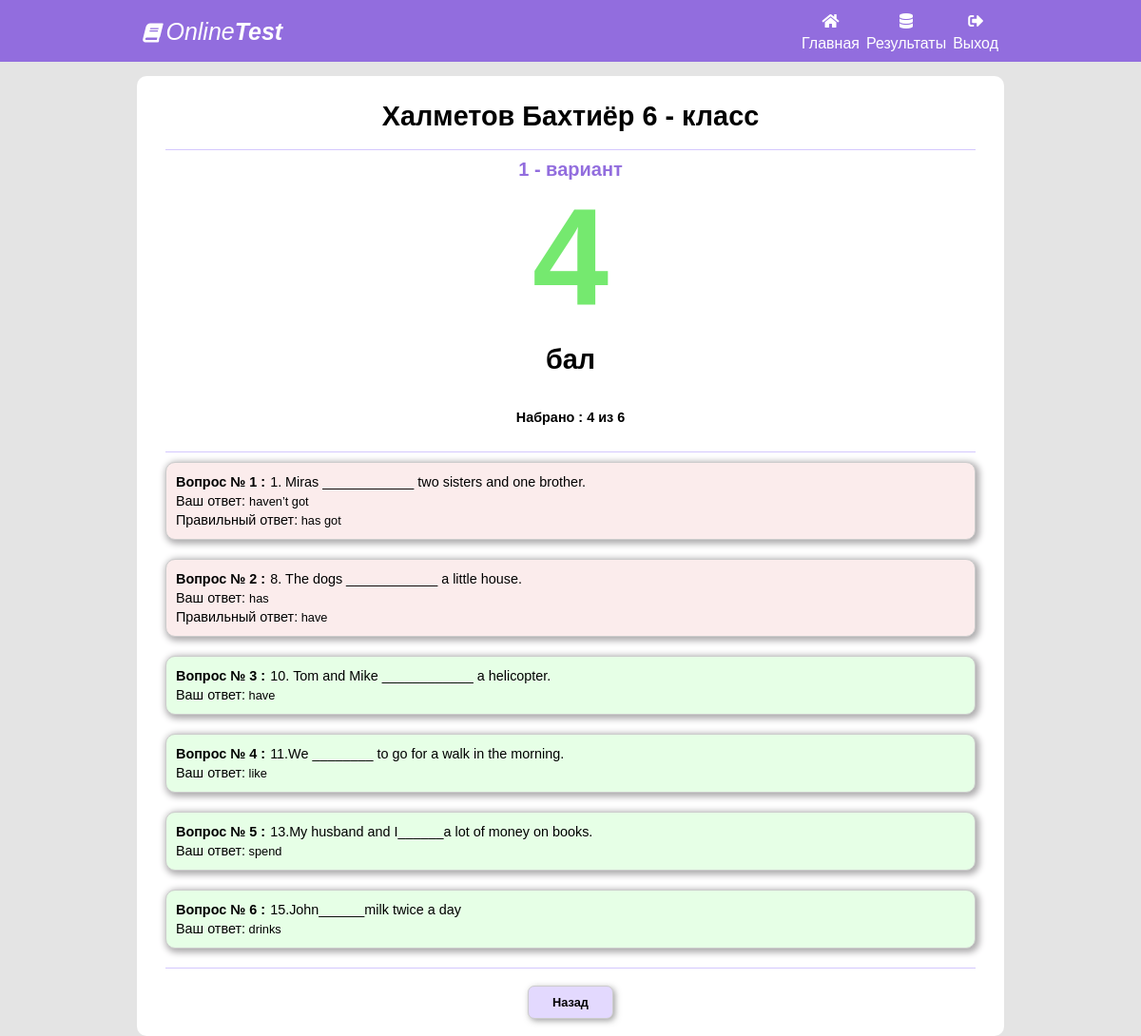
/analize/62 (signed in), run on the app's committed database.
### main/models.py (models this page shows, shortened)
class UserTestItem(models.Model):
    title = models.CharField(max_length=200, blank=True)
    test = models.ForeignKey(Test, on_delete=models.CASCADE, default="")
    user = models.ForeignKey(User, on_delete=models.CASCADE, default="")
    start_date = models.DateTimeField()
    stop_date = models.DateTimeField()
    ball = models.IntegerField(default=0)
    count_question = models.IntegerField(default=0)
    true_question = models.IntegerField(default=0)

class User(models.Model):
    first_name = models.CharField(max_length=300)
    last_name = models.CharField(max_length=300)
    clas = models.ForeignKey(Class, on_delete=models.CASCADE)
    ball = models.IntegerField(default=0)
    rating = models.IntegerField(default=0)

class Class(models.Model):
    title = models.CharField(max_length=300)

class Test(models.Model):
    title = models.CharField(max_length=300, blank=True, default="")
    subject = models.ForeignKey(Subject, on_delete=models.CASCADE)
    clas = models.ForeignKey(Class, on_delete=models.CASCADE)
    start_time = models.DateTimeField()
    stop_time = models.DateTimeField()
    limit = models.IntegerField(default=40)
    description = models.TextField()

class UserTestItemVariant(models.Model):
    user_test_item = models.ForeignKey(UserTestItem, on_delete=models.CASCADE)
    test_item = models.ForeignKey(TestItem, on_delete=models.CASCADE)
    user_variant = models.IntegerField(default=0)
    correct_variant = models.IntegerField(default=0)
    ball = models.IntegerField(default=0)

class TestItem(models.Model):
    test = models.ForeignKey(Test, on_delete=models.CASCADE)
    question = models.TextField()
    answer_1 = models.TextField()
    answer_2 = models.TextField()
    answer_3 = models.TextField()
    answer_4 = models.TextField()
    answer_5 = models.TextField()
    correct_answer = models.IntegerField()

### main/views.py (the view)
# urls.py: path('analize/<int:test_id>', analizeHandler),
def analizeHandler(request, test_id):
    test_info = None
    test_id = test_id
    test_user_item_variants = []
    if not request.user.is_authenticated:
        tests = []
        current_user = request.session.get('user_id', None)
        if current_user:
            current_user = User.objects.get(id=int(current_user))
            if current_user:
                test_info = UserTestItem.objects.filter(user__id=int(current_user.id)).filter(id=test_id)
                if test_info:
                    test_info = test_info[0]
    else:
        test_info = UserTestItem.objects.get(id=test_id)
    if test_info:
        test_user_item_variants = UserTestItemVariant.objects.filter(user_test_item__id = test_id)
    return render(request, 'analize.html', {'test_user_item_variants':test_user_item_variants, 'test_info':test_info})

### templates/analize.html (shortened to what this page needs)
<!DOCTYPE html>
<html>
<head>
	<link rel="stylesheet" type="text/css" href="/static/style2.css">
	<link rel="stylesheet" href="https://use.fontawesome.com/releases/v5.6.1/css/all.css"
>
</head>
<body>
<div class="body">
<div class="nav">
	<div class="nav-bar">
	<div class="head-left" style="font-style:italic;">
		<i class="fa fa-book" style="font-style:italic; font-size:20px;"></i>	Online<b>Test</b>
	</div>
	<div class="head-right">
		<div class="alla">
			<a href="/" class="nav-link">
				<i class="fas fa-home"></i>
				<span>Главная</span>
			</a>
		</div>
		<div class="alla">
			<a href="/results" class="nav-link">
				<i class="fas fa-database"></i>
				<span>Результаты</span>
			</a>
		</div>
		<div class="alla">
			<a href="/davay" class="nav-link">
				<i class="fas fa-sign-out-alt"></i>
				<span>Выход</span>
			</a>
		</div>
	</div>
	</div>
</div>
<div class="container">
	<div class="left-container"><br>
		{% if test_info %}
		<h1>{{ test_info.user.last_name }} {{ test_info.user.first_name }} {{ test_info.user.clas.title }}</h1>
		<hr class="hr-2">
		<center class="subject-1">
			{{ test_info.test.title }}
		</center>
		<div class="ball">
			{{ test_info.ball }}<br>
			<h1>бал</h1>
		</div>
		<br>
		<div class="count" style="text-align: center;margin: 0">Набрано : {{ test_info.ball }} из {{ test_info.count_question }}</div>
		<br>
		<hr class="hr-2">
		{% for ti in test_user_item_variants %}
		<div class="answer-list {% if ti.user_variant == ti.correct_variant %} bg-gren {% else %} bg-red {% endif %} ">
			<span class="question-1">Вопрос № {{ forloop.counter }} :</span><span class="question-2">{{ ti.test_item.question }}</span><br>
			{% if ti.user_variant != ti.correct_variant %}
			<span class="question-2">Ваш ответ: </span>
			{% if ti.user_variant == 2 %} {{ ti.test_item.answer_2 }} {% endif %}
			<br>
			<span class="question-2">Правильный ответ:</span>
			{% if ti.correct_variant == 1 %} {{ ti.test_item.answer_1 }} {% endif %}
			{% if ti.correct_variant == 3 %} {{ ti.test_item.answer_3 }} {% endif %}
			<br>
			{% else %}
			<span class="question-2">Ваш ответ:</span>
			{% if ti.user_variant == 3 %} {{ ti.test_item.answer_3 }} {% endif %}
			{% if ti.user_variant == 4 %} {{ ti.test_item.answer_4 }} {% endif %}
			{% if ti.user_variant == 5 %} {{ ti.test_item.answer_5 }} {% endif %}
			<br>
			{% endif %}
		</div>
		{% endfor %}
		<hr class="hr-2">
		<div class="nav-button">
			<a style="text-decoration:none;" href="/results"><input type="button" id="prev" class="input-button" name="prev-button" value="Назад"></a>
		</div><br>
		{% endif %}
	</div>
</div>
</div>
</body>
</html>

### static/style2.css (style rules this page uses)
body , a , li , div , p , span , ul { margin: 0 auto; padding: 0px; }
a { text-decoration:none; }
.body { background-color: #d5d5d566; }
.nav a { top:-10px; color:#fff; font-size:16px; display:grid; }
.nav-bar { width: 75%; }
.alla { display:inline-block; }
.head-left { display:inline-block; margin-top: 8px; }
.head-right { display:inline-block; float: right; text-align: center; margin-top: 4px; }
.nav { width: 100%; line-height:2; font-size: 25px; color: white; height: 65px; background-color: #926dde; }
.nav-link { position:relative; }
.container { margin-right: 30px; margin-top: 15px; margin-left: 30px; }
.left-container { width: 80%; background-color: white; border-radius: 10px ; }
.left-container h1 { font-family: "Segoe UI Semilight",Tahoma,Helvetica,Sans-Serif; color: #000; text-align: center; font-size: 1.8rem; font-style: normal; padding: 0 0 0; line-height: 100%; margin: 10px 30px 20px 30px; }
.hr-2 { border:none; height: 1px; margin:10px 30px 10px 30px; background-color: #d4c8fe; }
input { -webkit-writing-mode: horizontal-tb !important; text-rendering: auto; color: -internal-light-dark(black, white); letter-spacing: normal; word-spacing: normal; text-transform: none; text-indent: 0px; text-shadow: none; display: inline-block; text-align: start; appearance: textfield; background-color: -internal-light-dark(rgb(255, 255, 255), rgb(59, 59, 59)); -webkit-rtl-ordering: logical; cursor: text; margin: 0em; font: 400 13.3333px Arial; padding: 1px 2px; border-width: 2px; border-style: inset; border-color: -internal-light-dark(rgb(118, 118, 118), rgb(133, 133, 133)); border-image: initial; background-color: initial; cursor: default; appearance: auto; box-sizing: border-box; margin: 0 0 10px 30px; padding: initial; border: initial; }
.nav-button { float: inherit; text-align: center; }
.input-button { text-align: center; border: 1px solid #ccc; border-radius: 7px; font-family: "Segoe UI Regular",Tahoma,Helvetica,Sans-Serif; border-radius: 7px; color: #000; padding: 6px; font-size: 18px; background: #e3d9fe; width: 150px; margin-right: 0; display: block; cursor: pointer; -moz-transition: all .1s 10ms ease-in; -o-transition: all .1s 10ms ease-in; -webkit-transition: all .1s 10ms ease-in; -webkit-box-shadow: 2px 2px 6px 0 rgb(133 133 133 / 77%); -moz-box-shadow: 2px 2px 6px 0 rgba(133,133,133,.77); box-shadow: 2px 2px 6px 0 rgb(133 133 133 / 77%); }
#prev , #next { display: inline; padding: 7px; width: auto; min-width: 90px; margin: 8px 5px 0; font-weight: 600; font-size: 0.8rem; line-height: 1.2rem; }
.count { margin: 0 0 10px 30px; font-weight: 600; font-size: 0.9rem; }
body { background-color: #d5d5d566; font-family: sans-serif; font-weight: 100; }
.bg-red { background-color: #fbecec; }
.bg-gren { background-color: #e6ffe6; }
.answer-list { padding: 10px 5px; margin:0 30px 20px 30px; font-size: 0.8rem; border: 1px solid #ccc; -webkit-border-radius: 10px; -moz-border-radius: 10px; border-radius: 10px; -webkit-box-shadow: 2px 2px 7px 2px rgb(171 169 171); -moz-box-shadow: 2px 2px 7px 2px rgba(171,169,171,1); box-shadow: 2px 2px 7px 2px rgb(171 169 171); }
.subject-1 { color: #926dde; font-size: 20px; line-height: 20px; font-weight: 600; }
.fas { color:#fff; font-size:16px; }
.question-1 { color: #000; line-height: 20px; font-size: 0.9rem; font-weight: 600; margin: 10px 0 5px; margin: 0 0 20px 5px; }
.question-2 { color: #000; line-height: 20px; font-size: 0.9rem; margin: 10px 0 5px; margin: 0 0 20px 5px; }
.ball { text-align: center; font-weight: 600; font-size: 9rem; color: #75e96f; }

### data on the page
UserTestItem: user.last_name "Халметов", user.first_name "Бахтиёр", user.clas "6 - класс", test "1 - вариант", ball "4", count_question "6"
UserTestItemVariant: test_item.question "1. Miras ____________ two sisters and one brother.", test_item.answer_2 "haven’t got", test_item.answer_1 "has got"
UserTestItemVariant: test_item.question "8. The dogs ____________ a little house.", test_item.answer_2 "has", test_item.answer_3 "have"
UserTestItemVariant: test_item.question "10. Tom and Mike ____________ a helicopter.", test_item.answer_4 "have"
UserTestItemVariant: test_item.question "11.We ________ to go for a walk in the morning.", test_item.answer_4 "like"
UserTestItemVariant: test_item.question "13.My husband and I______a lot of money on books.", test_item.answer_3 "spend"
UserTestItemVariant: test_item.question "15.John______milk twice a day", test_item.answer_5 "drinks"
